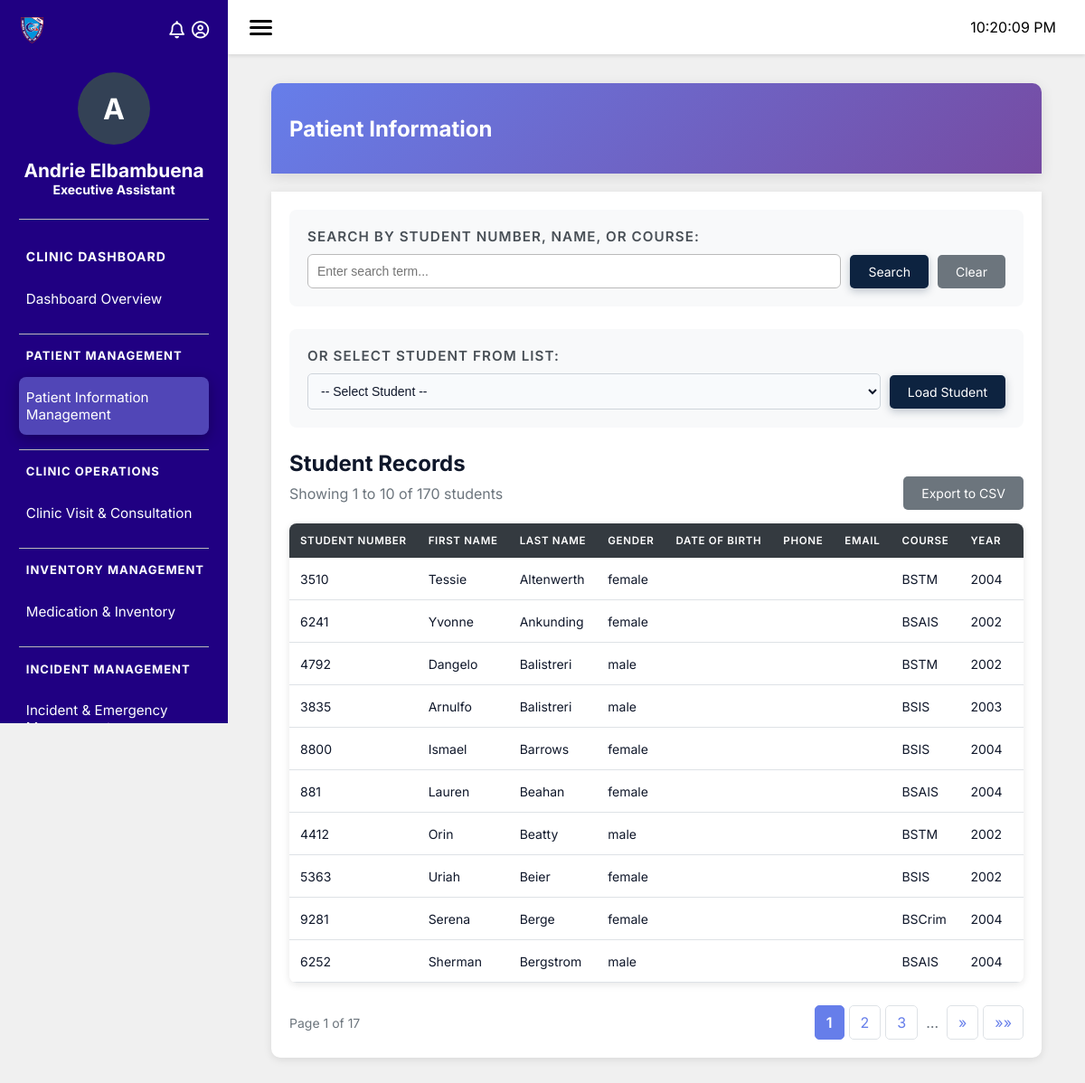
The page /modules/clinic/index.php?page=patientinformationmanagement (signed in) on the database its author committed.
### tables this page shows
CREATE TABLE `sms_employee` (
  `employee_id` bigint(100) NOT NULL,
  `first_name` varchar(100) DEFAULT NULL,
  `middle_name` varchar(100) DEFAULT NULL,
  `last_name` varchar(100) DEFAULT NULL,
  `role` int(100) DEFAULT NULL,
  `status` enum('active','inactive') DEFAULT NULL,
  `date_hired` date DEFAULT NULL,
  `user_id` int(11) DEFAULT NULL,
  `department` int(100) DEFAULT NULL,
  `position` int(100) DEFAULT NULL
);

CREATE TABLE `sd_position` (
  `position_id` int(10) NOT NULL,
  `position_name` varchar(100) DEFAULT NULL,
  `department` int(100) DEFAULT NULL
);

CREATE TABLE `rgr_students` (
  `student_number` int(250) NOT NULL,
  `first_name` varchar(255) NOT NULL,
  `middle_name` varchar(255) DEFAULT NULL,
  `last_name` varchar(255) NOT NULL,
  `gender` enum('male','female') DEFAULT NULL,
  `birth_date` date DEFAULT NULL,
  `course` varchar(255) DEFAULT NULL,
  `year_level` year(4) DEFAULT NULL,
  `section` varchar(255) DEFAULT NULL,
  `email` varchar(255) DEFAULT NULL,
  `phone` varchar(255) DEFAULT NULL,
  `address` text DEFAULT NULL,
  `academic_status` enum('active','inactive','graduated') NOT NULL DEFAULT 'active',
  `graduated_at` timestamp NULL DEFAULT NULL,
  `created_at` timestamp NULL DEFAULT NULL,
  `updated_at` timestamp NULL DEFAULT NULL
);

### database/config.php (called while the page is built)
<?php
return (static function () {
    $localPath = __DIR__ . '/config.local.php';
    $local = is_file($localPath) ? require $localPath : [];
    if (!is_array($local)) {
        throw new RuntimeException('database/config.local.php must return an array.');
    }
    $env = static function (array $names, $fallback, bool $allowEmpty = false) {
        foreach ($names as $name) {
            $value = getenv($name);
            if ($value !== false && ($allowEmpty || $value !== '')) {
                return $value;
            }
        }
        return $fallback;
    };
    return [
        'host' => $env(['DB_HOST'], $local['host'] ?? 'localhost'),
        'port' => $env(['DB_PORT'], $local['port'] ?? '3306'),
        'dbname' => $env(['DB_DATABASE', 'DB_NAME'], $local['dbname'] ?? 'moni_test'),
        'username' => $env(['DB_USER'], $local['username'] ?? 'moni_monitoring'),
        'password' => $env(['DB_PASSWORD', 'DB_PASS'], $local['password'] ?? '', true),
        'charset' => 'utf8mb4',
        'options' => [
            PDO::ATTR_ERRMODE => PDO::ERRMODE_EXCEPTION,
            PDO::ATTR_DEFAULT_FETCH_MODE => PDO::FETCH_ASSOC,
            PDO::ATTR_EMULATE_PREPARES => false,
            PDO::ATTR_PERSISTENT => false,
        ],
        'timezone' => '+08:00',
    ];
})();

### database/db.php (called while the page is built, shortened)
<?php
class Database {
    private $conn;
    public function __construct() {
        $config = require __DIR__ . '/config.php';
        $this->host = $config['host'];
        $this->port = $config['port'];
        $this->db   = $config['dbname'];
        $this->user = $config['username'];
        $this->pass = $config['password'];
        try {
            $dsn = "mysql:host={$this->host};port={$this->port};dbname={$this->db};charset=utf8mb4";
            $this->conn = new PDO($dsn, $this->user, $this->pass);
            $this->conn->setAttribute(PDO::ATTR_ERRMODE, PDO::ERRMODE_EXCEPTION);
            $this->conn->setAttribute(PDO::ATTR_DEFAULT_FETCH_MODE, PDO::FETCH_ASSOC);
        } catch (PDOException $e) {
            die("DB Connection failed: " . $e->getMessage());
        }
    }
    public function getConnection() {
        return $this->conn;
    }
}

### modules/clinic/classes/Employee.php (called while the page is built, shortened)
<?php
include_once __DIR__ . '/../../../database/db.php';
Class Employee {
    private $conn;
    public function __construct($pdo = null) {
        if ($pdo instanceof PDO) {
            $this->conn = $pdo;
        } else {
            $database = new Database();
            $this->conn = $database->getConnection();
        }
    }
    public function getEmployeeName() {
        $employeeId = $_SESSION['employee_id'] ?? null;
        if ($employeeId) {
            $sql = "SELECT first_name, last_name FROM sms_employee WHERE employee_id = :employee_id LIMIT 1";
            $stmt = $this->conn->prepare($sql);
            $stmt->bindParam(':employee_id', $employeeId);
            $stmt->execute();
            $employee = $stmt->fetch(PDO::FETCH_ASSOC);
            if ($employee) {
                return htmlspecialchars($employee['first_name'] . ' ' . $employee['last_name']);
            }
        }
        return 'Unknown User';
    }
    public function getEmployeePosition() {
        $employeeId = $_SESSION['employee_id'] ?? null;
        if ($employeeId) {
            $sql = "SELECT sp.position_name
                    FROM sms_employee sms
                    LEFT JOIN sd_position sp ON sms.position = sp.position_id
                    WHERE sms.employee_id = :employee_id LIMIT 1";
            $stmt = $this->conn->prepare($sql);
            $stmt->bindParam(':employee_id', $employeeId);
            $stmt->execute();
            $employee = $stmt->fetch(PDO::FETCH_ASSOC);
            if ($employee) {
                return htmlspecialchars($employee['position_name']);
            }
        }
        return 'Unknown Position';
    }
}

### modules/clinic/classes/Student.php (called while the page is built, shortened)
<?php
include_once __DIR__ . '/../../../database/db.php';
class Student {
    private $conn;
    public function __construct($pdo = null) {
        if ($pdo instanceof PDO) {
            $this->conn = $pdo;
        } else {
            $database = new Database();
            $this->conn = $database->getConnection();
        }
    }
    public function getAllStudents() {
        $stmt = $this->conn->prepare("SELECT * FROM rgr_students ORDER BY last_name ASC");
        $stmt->execute();
        return $stmt->fetchAll(PDO::FETCH_ASSOC);
    }
}
?>

### modules/clinic/pages/patientinformationmanagement.php (the view, shortened to what this page needs)
<?php
include_once __DIR__ . '/../../../database/db.php';
include_once __DIR__ . '/../classes/student.php';
$studentClass = new Student();
$allStudents  = $studentClass->getAllStudents();
$searchTerm = isset($_GET['search']) ? trim($_GET['search']) : '';
if (!empty($searchTerm)) {
    $filteredStudents = array_filter($allStudents, function ($student) use ($searchTerm) {
        $q = strtolower($searchTerm);
        return strpos(strtolower($student['student_number']),    $q) !== false
            || strpos(strtolower($student['first_name']),        $q) !== false
            || strpos(strtolower($student['last_name']),         $q) !== false
            || strpos(strtolower($student['course']   ?? ''),    $q) !== false
            || strpos(strtolower($student['email']    ?? ''),    $q) !== false;
    });
    $students = array_values($filteredStudents);
} else {
    $students = $allStudents;
}
$rowsPerPage   = 10;
$totalStudents = count($students);
$totalPages    = max(1, (int) ceil($totalStudents / $rowsPerPage));
$currentPage   = isset($_GET['page']) && is_numeric($_GET['page']) ? (int) $_GET['page'] : 1;
$currentPage   = max(1, min($currentPage, $totalPages));
$offset        = ($currentPage - 1) * $rowsPerPage;
$studentsOnPage = array_slice($students, $offset, $rowsPerPage);
?>
<div class="module-header">
    <h1>Patient Information</h1>
</div>
<div class="module-content">
    <div class="form-group">
        <label for="studentSearch">Search by Student Number, Name, or Course:</label>
        <div class="search-container">
            <input type="text"
                   id="studentSearch"
                   class="search-input"
                   placeholder="Enter search term..."
                   value="<?= htmlspecialchars($searchTerm) ?>">
            <button type="button" id="searchBtn" class="btn-primary">Search</button>
            <button type="button" id="clearBtn"  class="btn-secondary">Clear</button>
        </div>
    </div>
    <div class="form-group">
        <label for="studentID">Or Select Student from List:</label>
        <div class="search-container">
            <select id="studentID" class="search-select">
                <option value="">-- Select Student --</option>
            </select>
            <button type="button" id="selectSearchBtn" class="btn-primary">Load Student</button>
        </div>
    </div>
    <h2>Student Records </h2>
    <div class="table-info" id="tableInfo"
         <?= $totalStudents === 0 ? 'style="display:none;"' : '' ?>>
        <p>Showing
            <span id="startResult"><?= $totalStudents > 0 ? $offset + 1 : 0 ?></span> to
            <span id="endResult"><?= min($offset + $rowsPerPage, $totalStudents) ?></span> of
            <span id="totalResults"><?= $totalStudents ?></span> students
        </p>
        <div class="table-actions">
            <button type="button" id="exportBtn" class="btn-secondary">Export to CSV</button>
        </div>
    </div>
    <div class="table-container">
        <table id="studentRecords" class="data-table">
            <thead>
                <tr>
                    <th>Student Number</th>
                    <th>First Name</th>
                    <th>Last Name</th>
                    <th>Gender</th>
                    <th>Date of Birth</th>
                    <th>Phone</th>
                    <th>Email</th>
                    <th>Course</th>
                    <th>Year</th>
                    <th>Address</th>
                </tr>
            </thead>
            <tbody id="tableBody">
                <?php if (empty($studentsOnPage)) : ?>
                    <tr><td colspan="11" class="no-data">No students found.</td></tr>
                <?php else : ?>
                    <?php foreach ($studentsOnPage as $s) : ?>
                        <tr>
                            <td><?= htmlspecialchars($s['student_number']) ?></td>
                            <td><?= htmlspecialchars($s['first_name']) ?></td>
                            <td><?= htmlspecialchars($s['last_name']) ?></td>
                            <td><?= htmlspecialchars($s['gender']        ?? '') ?></td>
                            <td><?= htmlspecialchars($s['date_of_birth'] ?? '') ?></td>
                            <td><?= htmlspecialchars($s['phone']         ?? '') ?></td>
                            <td><?= htmlspecialchars($s['email']         ?? '') ?></td>
                            <td><?= htmlspecialchars($s['course']        ?? '') ?></td>
                            <td><?= htmlspecialchars($s['year_level']    ?? '') ?></td>
                            <td><?= htmlspecialchars($s['address']       ?? '') ?></td>
                        </tr>
                    <?php endforeach; ?>
                <?php endif; ?>
            </tbody>
        </table>
    </div>
    <div id="paginationContainer">
        <?php if ($totalPages > 1) : ?>
        <div class="pagination">
            <div class="pagination-info">
                Page <span id="currentPageDisplay"><?= $currentPage ?></span>
                of   <span id="totalPagesDisplay"><?= $totalPages ?></span>
            </div>
            <div class="pagination-controls">
                <?php
                    $win   = 2;
                    $start = max(1, $currentPage - $win);
                    $end   = min($totalPages, $currentPage + $win);
                ?>
                <?php for ($i = $start; $i <= $end; $i++) : ?>
                    <?php if ($i === $currentPage) : ?>
                        <span class="page-current"><?= $i ?></span>
                    <?php else : ?>
                        <a href="#" class="page-link" data-page="<?= $i ?>"><?= $i ?></a>
                    <?php endif; ?>
                <?php endfor; ?>
                <?php if ($end < $totalPages) : ?>
                    <span class="page-ellipsis">…</span>
                <?php endif; ?>
                <?php if ($currentPage < $totalPages) : ?>
                    <a href="#" class="page-link" data-page="<?= $currentPage + 1 ?>" title="Next Page">»</a>
                    <a href="#" class="page-link" data-page="<?= $totalPages ?>" title="Last Page">»»</a>
                <?php endif; ?>
            </div>
        </div>
        <?php endif; ?>
    </div>
</div>

### modules/clinic/includes/sidebar.php (shortened to what this page needs)
<?php
include __DIR__ . '/../classes/Employee.php';
$employeeClass = new Employee();
?>
<aside class="sidebar">
    <div class="school-logo">
        <img src="assets/bcp-logo.png" alt="School Logo">
        <div class="sidebar-icons">
            <div class="icon-wrapper" id="bellWrapper">
                <i class="fa-regular fa-bell" id="bellBtn"></i>
            </div>
            <div class="icon-wrapper" id="userWrapper">
                <i class="fa-regular fa-circle-user" id="userBtn"></i>
            </div>
        </div>
    </div>
    <div class="sidebar-header">
        <div class="user_avatar"><?= substr(htmlspecialchars($employeeClass->getEmployeeName()), 0, 1) ?></div>
        <h1 class="employee_name"><?= htmlspecialchars($employeeClass->getEmployeeName()) ?></h1>
        <p class="employee_position"><?= htmlspecialchars($employeeClass->getEmployeePosition()) ?></p>
    </div>
    <h2>Clinic Dashboard</h2>
    <ul>
    </ul>
</aside>

### rows shown on the page
sms_employee: first_name+last_name "A", $employeeClass->getEmployeeName() "Andrie Elbambuena"
sd_position: position_name "Executive Assistant"
rgr_students: student_number "3510", first_name "Tessie", last_name "Altenwerth", gender "female", course "BSTM", year_level "2004"
rgr_students: student_number "6241", first_name "Yvonne", last_name "Ankunding", gender "female", course "BSAIS", year_level "2002"
rgr_students: student_number "4792", first_name "Dangelo", last_name "Balistreri", gender "male", course "BSTM", year_level "2002"
rgr_students: student_number "3835", first_name "Arnulfo", last_name "Balistreri", gender "male", course "BSIS", year_level "2003"
rgr_students: student_number "8800", first_name "Ismael", last_name "Barrows", gender "female", course "BSIS", year_level "2004"
rgr_students: student_number "881", first_name "Lauren", last_name "Beahan", gender "female", course "BSAIS", year_level "2004"
rgr_students: student_number "4412", first_name "Orin", last_name "Beatty", gender "male", course "BSTM", year_level "2002"
rgr_students: student_number "5363", first_name "Uriah", last_name "Beier", gender "female", course "BSIS", year_level "2002"
rgr_students: student_number "9281", first_name "Serena", last_name "Berge", gender "female", course "BSCrim", year_level "2004"
rgr_students: student_number "6252", first_name "Sherman", last_name "Bergstrom", gender "male", course "BSAIS", year_level "2004"

### other values the page prints
$label "Dashboard Overview"
str_replace('-', ' ', $section) "PATIENT MANAGEMENT"
$label "Patient Information Management"
str_replace('-', ' ', $section) "CLINIC OPERATIONS"
$label "Clinic Visit & Consultation"
str_replace('-', ' ', $section) "INVENTORY MANAGEMENT"
$label "Medication & Inventory"
str_replace('-', ' ', $section) "INCIDENT MANAGEMENT"
$label "Incident & Emergency…"
$offset + 1 "1"
min($offset + $rowsPerPage, $totalStudents) "10"
$totalStudents "170"
$currentPage "1"
$totalPages "17"
